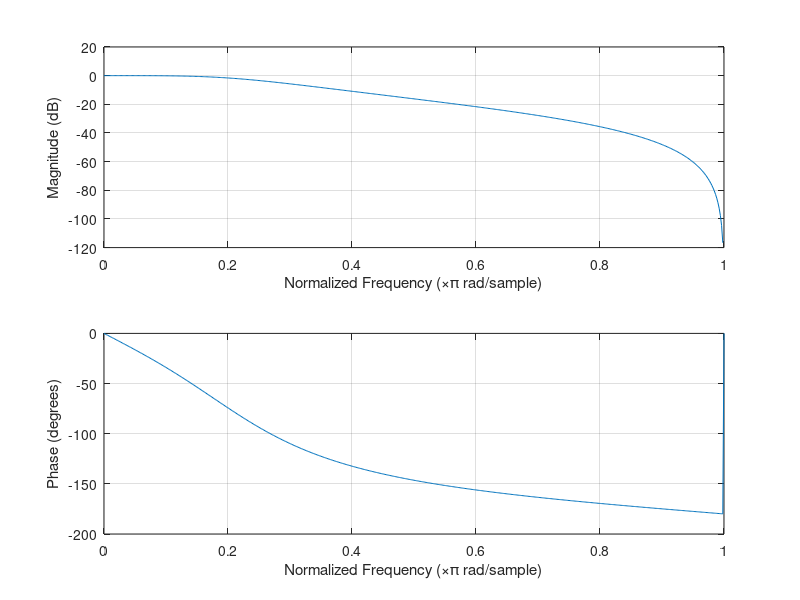
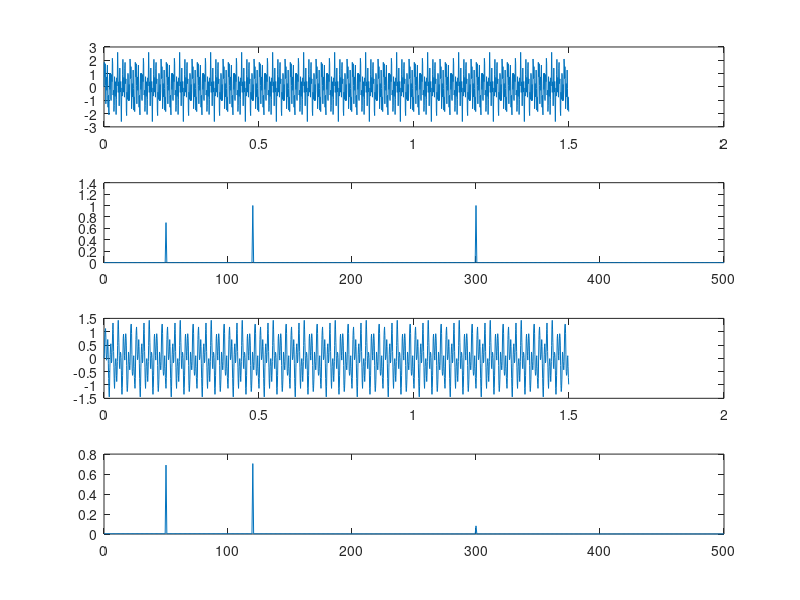

The MATLAB source for these figures, in order:
%Convert transfer function filter parameters to state-space form

%Testing https://www.mathworks.com/help/signal/ref/tf2ss.html

%Design a 6th-order lowpass Butterworth filter with a cutoff frequency of 120 Hz, 
%which, for data sampled at 1000 Hz, corresponds to 0.6π rad/sample. 
%Plot its magnitude and phase responses. Use it to filter a 1000-sample random signal.

%The input signal x is 3 sin waves 50, 120, and 300.

clear
close all
pkg load signal
order = 2;
fs = 1000;
fc = 120;

                    
T = 1/fs;             % Sampling period       
L = 1500;             % Length of signal
t = (0:L-1)*T;        % Time vectorc
x = 0.7*sin(2*pi*50*t) + sin(2*pi*120*t) + sin(2*pi*300*t);
disp('normalize freq')
nf = fc/(fs/2)
[z, p, g] = butter(order,nf);
disp('zeros')
z(1:order)
disp('poles')
p(1:order)
%This is defined as, theta = atan2 (y, x), in radians. 
theta = angle(p(1:order))
 
[b,a] = butter(order,nf);
disp('b')
b
disp('a')
a

freqz(b,a);
%%%%%%%%%%%%%%%%%%%%%%%%%%%%%%%%%%%%%%%%%%
Ys = fft(x);

P2 = abs(Ys/L);
P1 = P2(1:L/2+1);
P1(2:end-1) = 2*P1(2:end-1);

f = fs*(0:(L/2))/L;

[A,B,C,D] = tf2ss(b,a);
yf = filter(b,a,x);
figure
subplot(4,1,1)
plot(t,x)

subplot(4,1,2)
plot(f,P1)

subplot(4,1,3)
plot(t,yf)

yff = fft(yf);

P2 = abs(yff/L);
P1 = P2(1:L/2+1);
P1(2:end-1) = 2*P1(2:end-1);

f = fs*(0:(L/2))/L;

subplot(4,1,4)
plot(f,P1)
%%%%%%%%%%%%%%%%%%%%%%%%%%%%%%%%%%%%%%%%%%
[A,B,C,D] = tf2ss(b,a);

for k = 1:L
    %yn(k) = C*x + D*u(k);
    %x = A*x + B*u(k);
end
